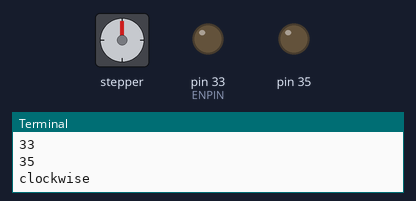
The program below on a simulated Raspberry Pi (header pin numbers). Shown: stepper motor, output pins drawn as LEDs (lit = HIGH), the last lines printed to the terminal. The stepper is drawn at 200 steps a turn; pins used as bus, display or sensor lines are not drawn.

Above: at 0.05 s.
At 0.3 s:
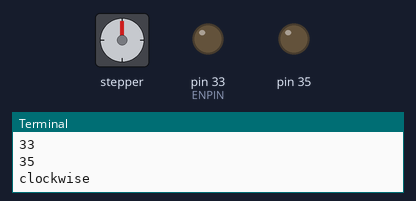
At 2.65 s:
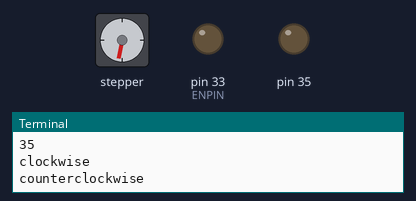
At 4.65 s:
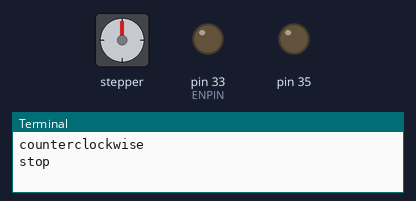
Timing chart, 0 to 6.1 s (numbered marks = the images above):
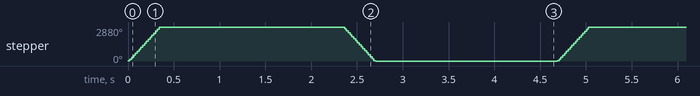

The program:

step_A4988_test1.py
```python
#import libraries
import RPi.GPIO as GPIO
import time

def __SETUP__(PINS,FREQ=60):

    #set GPIO mode => BOARD, BOARD GPIO = physical GPIO
    GPIO.setmode(GPIO.BOARD)
    #set Pins number
    PINS = PINS
    #set FREQ
    FREQ = FREQ

    #setup GPIO PINS
    for PIN in PINS :
        print(PIN)
        GPIO.setup(PIN,GPIO.OUT) #GPIO PIN number에 맞게 셋업 : GPIO.OUT / GPIO.IN

def __CONTORL__(STEP,STEPPIN,DIRPIN,ENPIN):

    STEP=int(STEP)
    GPIO.output(ENPIN,GPIO.LOW); # set ENPIN LOW => start control
    try :
        #clockwise
        GPIO.output(DIRPIN,GPIO.HIGH)
        print("clockwise")
        for i in range(0,STEP) :
            GPIO.output(STEPPIN,GPIO.LOW)
            time.sleep(0.0001)
            GPIO.output(STEPPIN,GPIO.HIGH)
            time.sleep(0.0001)
            # print(i)
        time.sleep(1)
        GPIO.output(ENPIN,GPIO.HIGH) # set ENPIN HIGH
    except KeyboardInterrupt :
        pass
    GPIO.output(ENPIN,GPIO.HIGH) # set ENPIN HIGH
    return

if __name__ =="__main__":
    print("step+A4988_test1.py")
    #control params
    STEPPIN = 29
    DIRPIN = 31
    ENPIN = 33
    STPES_PER_REVOLUTION = 1600

    FREQ= 60
    PINS = [STEPPIN,DIRPIN,ENPIN,35]

    __SETUP__(PINS,FREQ)
    GPIO.output(ENPIN,GPIO.LOW); # set ENPIN LOW => start control
    try :
        while True:
            #clockwise
            GPIO.output(DIRPIN,GPIO.HIGH)
            print("clockwise")
            for i in range(0,STPES_PER_REVOLUTION) :
                GPIO.output(STEPPIN,GPIO.LOW)
                time.sleep(0.0001)
                GPIO.output(STEPPIN,GPIO.HIGH)
                time.sleep(0.0001)
                # print(i)
            # GPIO.output(ENPIN,GPIO.HIGH) # set ENPIN HIGH
            time.sleep(2)
            # GPIO.output(ENPIN,GPIO.LOW) # set ENPIN LOW => start control

            #counterclockwise
            GPIO.output(DIRPIN,GPIO.LOW) # set ENPIN LOW => start control
            print("counterclockwise")
            for i in range(0,STPES_PER_REVOLUTION) :
                GPIO.output(STEPPIN,GPIO.LOW)
                time.sleep(0.0001)
                GPIO.output(STEPPIN,GPIO.HIGH)
                time.sleep(0.0001)

            #stop
            print("stop\n")
            # GPIO.output(ENPIN,GPIO.HIGH) # set ENPIN HIGH
            time.sleep(2)

            #restart
            # GPIO.output(ENPIN,GPIO.LOW) # set ENPIN LOW => start control

    except KeyboardInterrupt :
        pass
    GPIO.output(ENPIN,GPIO.HIGH) # set ENPIN HIGH
    GPIO.cleanup()
```

Measured:
- by itself, stepper: turns 2880° clockwise in 0.36 s, then 2880° counter-clockwise in 0.36 s, repeating every 4.7 s
